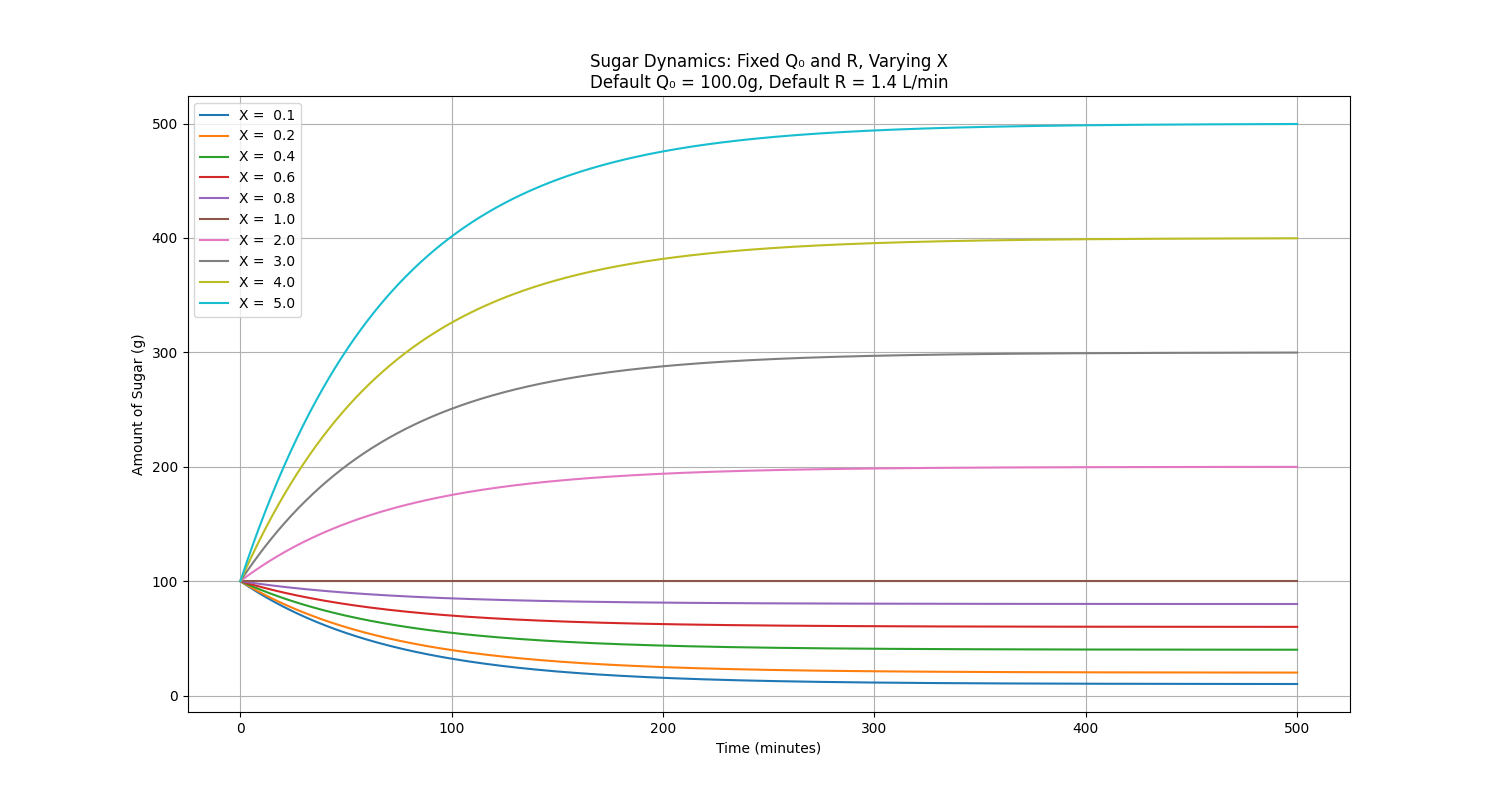

This chart was generated by the following Python code:
import numpy as np
import matplotlib.pyplot as plt
from scipy.integrate import odeint

def dQ_dt(Q, t, R, X):
    return R * (X - Q/100)  # ODE：dQ/dt = XR - (Q/100)R

figure_size = (15, 8)
t = np.linspace(0, 500, 1000)

X_values = [0.1, 0.2, 0.4, 0.6, 0.8, 1, 2, 3, 4, 5]
print('Generating the graph of fixed Q₀ and R, varying X');
Q0 = float(input('Please input fixed Q₀(g): '))
R = float(input('Please input fixed R(L/min): '))

plt.figure(figsize=figure_size)    # figure size

for X in X_values:
    solution = odeint(dQ_dt, Q0, t, args=(R, X))
    plt.plot(t, solution, label=f'X = {X:>4.1f}')

plt.xlabel('Time (minutes)')
plt.ylabel('Amount of Sugar (g)')
plt.title(f'Sugar Dynamics: Fixed Q₀ and R, Varying X\nDefault Q₀ = {Q0}g, Default R = {R} L/min')
plt.legend()
plt.grid(True)
plt.savefig('X.png')
plt.close()

print("The plot have been generated successfully!")
print("File Name: X.png")